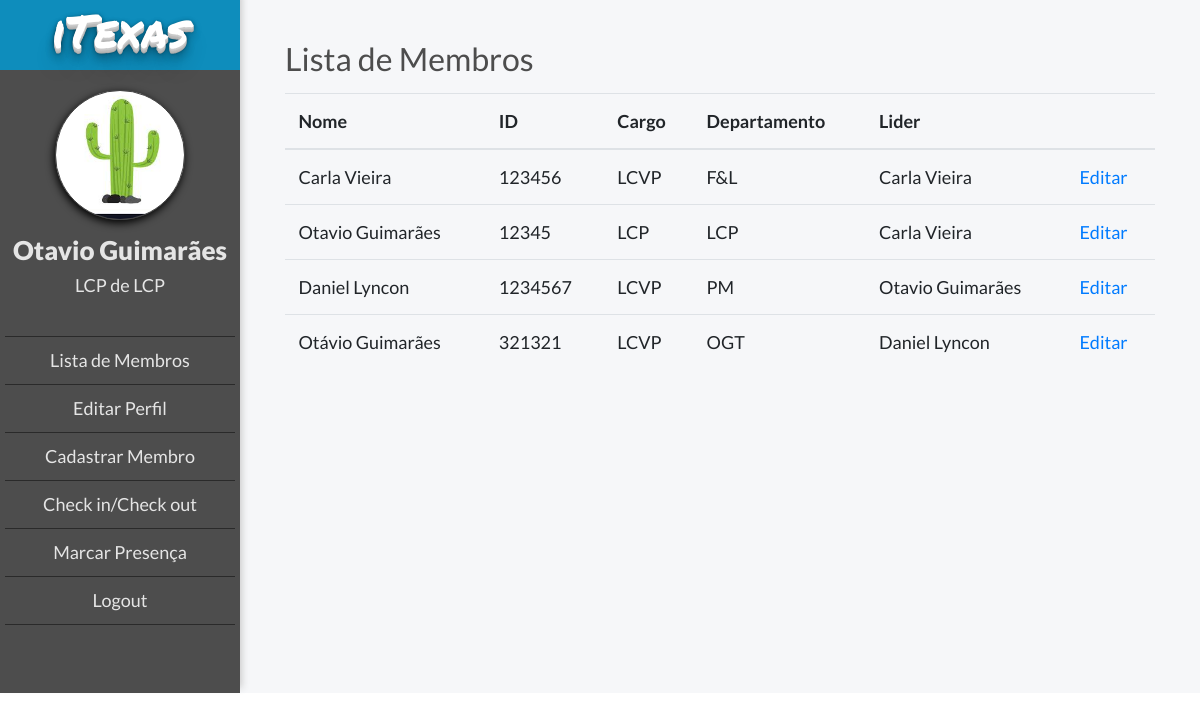
Page /members/ (signed in) on the earlier database version.
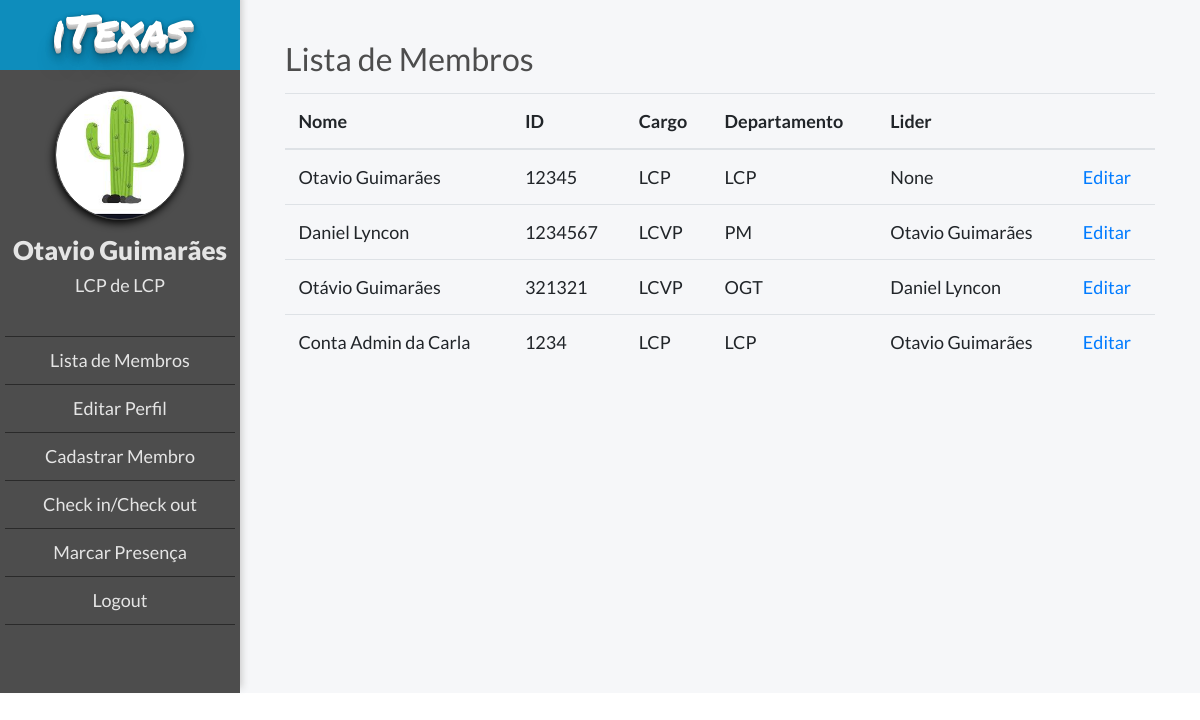
Same page on the later database version.
### members/models.py (models this page shows, shortened)
class MyUser(AbstractBaseUser):
    POST = (('1,', 'LCP'), ('2', 'LCVP'), ('3', 'TLB'), ('4', 'Membro'))
    DEPARTMENT = (
    ('1', 'LCP'), ('2', 'PM'), ('3', 'F&L'), ('4', 'B2C'), ('5', 'B2B'), ('6', 'OGE'), ('7', 'OGT'), ('8', 'OGV'),
    ('9', 'IGE'), ('10', 'IGT'),)
    email = models.EmailField(verbose_name='E-mail', max_length=255, unique=True)
    podio_code = models.CharField(max_length=10, verbose_name='ID do Podio', unique=True)
    first_name = models.CharField(max_length=20, verbose_name='Nome')
    last_name = models.CharField(max_length=20, verbose_name='Sobrenome')
    is_active = models.BooleanField(default=True)
    is_admin = models.BooleanField(default=False)
    post = models.CharField(max_length=2, choices=POST, blank=True, null=True, verbose_name='Cargo')
    department = models.CharField(max_length=2, choices=DEPARTMENT, blank=True, null=True, verbose_name='Área')
    leader = models.ForeignKey("MyUser", blank=True, null=True, on_delete=models.SET_NULL, verbose_name='Líder')
    is_working = models.BooleanField(default=False)
    objects = MyUserManager()
    USERNAME_FIELD = 'podio_code'
    REQUIRED_FIELDS = ['email', 'first_name']
    def __str__(self):
        return '{} {}'.format(self.first_name, self.last_name)

### members/views.py (the view)
# urls.py: path('', views.member_list, name='member_list'),
@login_required
def member_list(request):
    users = MyUser.objects.all()
    return render(request, 'members/member_list.html', {'users': users, 'request_user': request.user})

### templates/members/member_list.html
{% extends "base.html" %}
{% if user.is_authenticated %}
    {% block body_block %}
        <h2 class="title">Lista de Membros</h2>
        <table class="table">
            <thead>
            <tr>
                <th class="table-column">Nome</th>
                <th class="table-column">ID</th>
                <th class="table-column">Cargo</th>
                <th class="table-column">Departamento</th>
                <th class="table-column">Lider</th>
                <th class="table-column"></th>
            </tr>
            </thead>
                <tbody>
            {% for user in users %}
                <tr>
                        <td>{{ user.first_name }} {{ user.last_name }}</td>
                        <td>{{ user.podio_code }}</td>
                        <td>{{ user.get_post_display }} </td>
                        <td>{{ user.get_department_display  }}</td>
                        <td>{{ user.leader }}</td>
                        <td><a href="{% url 'member_view' user.podio_code %}">Editar</a></td>
                </tr>
            {% endfor %}
                </tbody>
                </table>
    {% endblock %}
{% else %}
    <h2>Logar</h2>
{% endif %}

### templates/base.html (shortened to what this page needs)
{% load static %}
<!DOCTYPE html>
<html lang="en">
<head>
    <link rel="stylesheet" href="{% static 'css/style.css' %}">
    <link rel="stylesheet" href="https://stackpath.bootstrapcdn.com/bootstrap/4.3.1/css/bootstrap.min.css"
>
    <link rel="stylesheet" href="https://maxcdn.bootstrapcdn.com/font-awesome/4.5.0/css/font-awesome.min.css">
</head>
<body>
{% if user.is_authenticated %}
    <div class="ogr-container">
    <div class="page-body">
    <div class="lateral-menu">
        <div class="logo-area">
            <h2 class="logo-mobile">iTexas</h2>
        </div>
        <div class="menu-area">
            <div class="profile-picture"></div>
            <div class="member-infos">
                <h2 class="member-name">{{ request_user.first_name }} {{ request_user.last_name }}</h2>
                <h3 class="member-area">{{ request_user.get_post_display }} de {{ request_user.get_department_display }}</h3>
            </div>
            <ul class="function-list">
                <li><a href="{% url 'member_list' %}" class="button">Lista de Membros</a></li>
                <li><a href="{% url 'member_edit' user.podio_code %}" class="button">Editar Perfil</a></li>
                <li><a href="{% url 'register' %}" class="button">Cadastrar Membro</a></li>
                <li><a href="{% url 'check' %}" class="button">Check in/Check out</a></li>
                <li><a href="" class="button">Marcar Presença</a></li>
                {% if user.is_authenticated %}
                    <li><a href="{% url 'user_logout' %}">Logout</a></li>
                {% else %}
                    <li><a class="navbar-link" href="{% url 'user_login' %}">Login</a></li>
                {% endif %}
            </ul>
        </div>
    </div>
    <div class="body-content">
        <div class="body-container">
            {% block body_block %}
            {% endblock %}
        </div>
    </div>
{% endif %}
</div>
</body>
</html>

### static/css/style.css (style rules this page uses)
* { font-family: 'Lato', sans-serif; font-size: 18px; }
body { background-color: #f6f7f9; }
.ogr-container { display: flex; justify-content: center; align-items: center; margin: 0 auto; background-color: #f6f7f9; flex-direction: column; }
.body-content { width: 100%; }
.profile-picture { border: 1px #444444 solid; background-position: center; background-size: cover; width: 150px; height: 150px; border-radius: 75px; box-shadow: -1px 3px 8px 0px #000000; }
.member-infos .member-name { margin-top: 15px; font-size: 26px; font-weight: 800; }
.member-infos .member-area { font-size: 18px; font-weight: 500; }
.page-body { width: 100%; display: flex; margin: 0 auto; }
.page-body .lateral-menu { max-width: 300px; width: 300px; background-color: #4D4D4D; float: left; box-shadow: 1px -6px 7px 1px #cccccc; }
.menu-area { display: flex; flex-direction: column; align-items: center; padding: 20px 5px; }
.page-body .lateral-menu .logo-area { display: flex; justify-content: center; align-items: center; background-color: #4AB9F1; height: 70px; color: #FFFFFF; background: #0e8dbc; text-shadow: 0 1px 0 #CCCCCC, 0 2px 0 #c9c9c9, 0 3px 0 #bbb, 0 4px 0 #b9b9b9, 0 5px 0 #aaa, 0 6px 1px rgba(0,0,0,.1), 0 0 5px rgba(0,0,0,.1), 0 1px 3px rgba(0,0,0,.3), 0 3px 5px rgba(0,0,0,.2), 0 5px 10px rgba(0,0,0,.25), 0 10px 10px rgba(0,0,0,.2), 0 20px 20px rgba(0,0,0,.15); }
.logo-mobile { font-family: 'Permanent Marker', cursive; font-size: 46px; font-weight: 300; }
.lateral-menu .profile-picture { width: 130px; height: 130px; }
.lateral-menu .member-infos { display: flex; flex-direction: column; align-items: center; color: #e5e5e5; }
.lateral-menu ul { display: flex; align-items: center; flex-direction: column; padding-top: 4rem; color: white; font-weight: 900; list-style-type: none; padding: 30px 0; list-style-type: none; width: 100%; cursor: pointer; }
.lateral-menu li { padding: 10px 0; border-bottom: 1px #2a2a2a solid; width: 100%; text-align: center; cursor: pointer; }
.lateral-menu a { color: #e5e5e5; font-weight: normal; }
.lateral-menu li:first-child { border-top: 1px #2a2a2a solid; }
.body-container { padding: 40px 45px; }
.body-container .title { font-size: 32px; color: #4D4D4D; font-weight: 400; }
.body-container .table { margin-top: 15px; }

Differences in the rows shown:
removed MyUser: first_name "Carla", last_name "Vieira", podio_code "123456", post "LCVP", department "F&L", leader "Carla Vieira"
changed MyUser "Otavio": leader "Carla Vieira" → "None"
added MyUser: first_name "Conta Admin", last_name "da Carla", podio_code "1234", post "LCP", department "LCP", leader "Otavio Guimarães"
